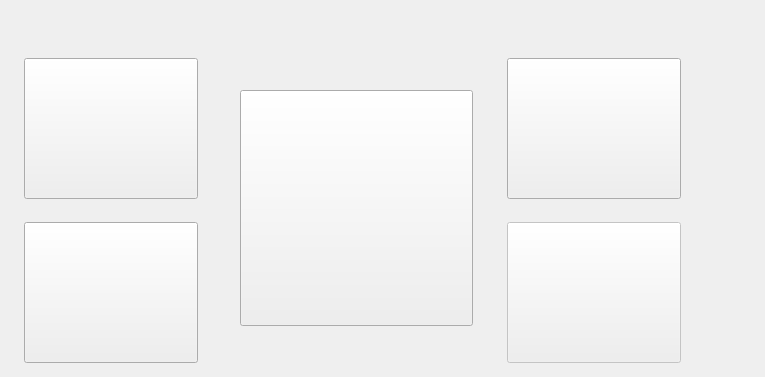
<?xml version="1.0" encoding="UTF-8"?>
<ui version="4.0">
 <class>infoForm</class>
 <widget class="QWidget" name="infoForm">
  <property name="geometry">
   <rect>
    <x>0</x>
    <y>0</y>
    <width>765</width>
    <height>377</height>
   </rect>
  </property>
  <property name="windowTitle">
   <string>Form</string>
  </property>
  <widget class="QPushButton" name="info_communication">
   <property name="geometry">
    <rect>
     <x>24</x>
     <y>58</y>
     <width>174</width>
     <height>141</height>
    </rect>
   </property>
   <property name="text">
    <string/>
   </property>
  </widget>
  <widget class="QPushButton" name="info_internet">
   <property name="geometry">
    <rect>
     <x>24</x>
     <y>222</y>
     <width>174</width>
     <height>141</height>
    </rect>
   </property>
   <property name="text">
    <string/>
   </property>
  </widget>
  <widget class="QPushButton" name="info_settings">
   <property name="geometry">
    <rect>
     <x>507</x>
     <y>58</y>
     <width>174</width>
     <height>141</height>
    </rect>
   </property>
   <property name="text">
    <string/>
   </property>
  </widget>
  <widget class="QPushButton" name="info_entertainment">
   <property name="enabled">
    <bool>false</bool>
   </property>
   <property name="geometry">
    <rect>
     <x>507</x>
     <y>222</y>
     <width>174</width>
     <height>141</height>
    </rect>
   </property>
   <property name="text">
    <string/>
   </property>
  </widget>
  <widget class="QPushButton" name="info_info">
   <property name="geometry">
    <rect>
     <x>240</x>
     <y>90</y>
     <width>233</width>
     <height>236</height>
    </rect>
   </property>
   <property name="text">
    <string/>
   </property>
  </widget>
 </widget>
 <resources/>
 <connections/>
</ui>
